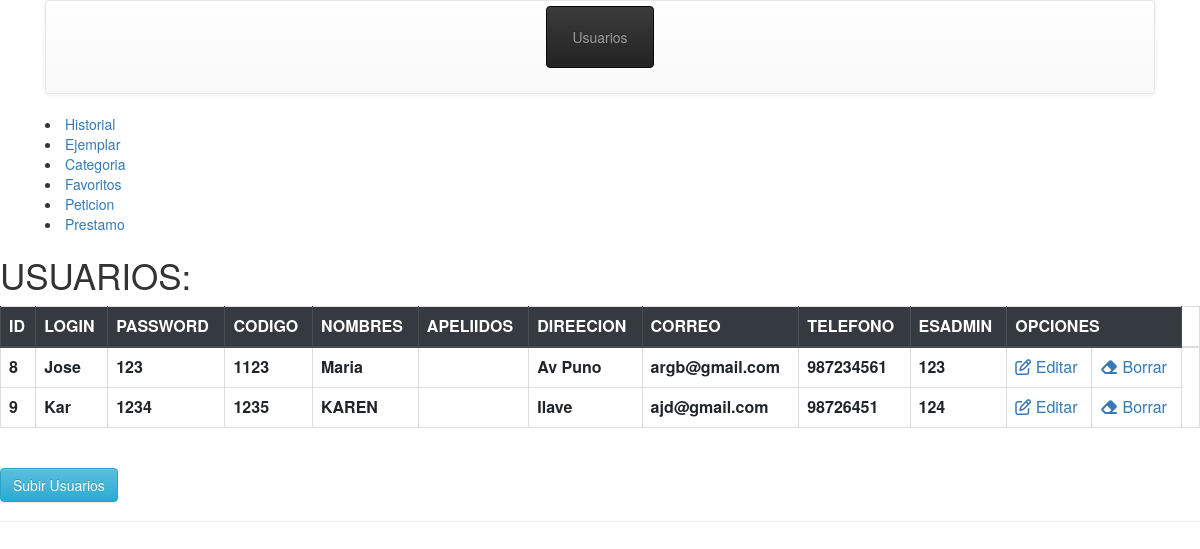
Page /index.php/usuarios on the committed database.
### tables this page shows
CREATE TABLE IF NOT EXISTS `usuario` (
  `usua_id` int(11) NOT NULL AUTO_INCREMENT,
  `usua_login` varchar(45) DEFAULT NULL,
  `usua_password` varchar(45) DEFAULT NULL,
  `usua_codigo` int(11) DEFAULT NULL,
  `usua_nombres` varchar(45) DEFAULT NULL,
  `usua_apellidos` varchar(45) DEFAULT NULL,
  `usua_direccion` varchar(150) DEFAULT NULL,
  `usua_email` varchar(70) DEFAULT NULL,
  `usua_telefono` varchar(20) DEFAULT NULL,
  `usua_esadmin` tinyint(1) DEFAULT NULL,
  PRIMARY KEY (`usua_id`)
);

### index.php (called while the page is built, shortened)
<?php
require_once BASEPATH.'core/CodeIgniter.php';

### application/models/model_personas.php (called while the page is built, shortened)
<?php
class Model_personas extends CI_Model {
        public function consultar()
        {
                $query = $this->db->get('usuario', 10);
                return $query->result();
        }
}
?>

### application/views/usuarios/lista.php (the view)
<?php
    include("menu.php");
?>
<div>
<h1 class="display-4" class="h1"  class="text-secondary">USUARIOS:</h1><div>
<div>
<table class="table table-bordered">
	<thead class="thead-dark">
		<tr>
			<th scope="row">ID</th>
			<th >LOGIN</th>
			<th >PASSWORD</th>
			<th >CODIGO</th>
			<th >NOMBRES</th>
			<th >APELIIDOS</th>
			<th >DIREECION</th>
			<th >CORREO</th>
			<th >TELEFONO</th>
			<th >ESADMIN</th>
			<th  colspan='2'>OPCIONES<td></td></th>
		</tr>
	</thead>
	<tbody>
		<?php foreach($registros as $reg): ?>
		<tr>
			<th scope="row"><?php echo $reg->usua_id; ?></th>
			<th scope="row"><?php echo $reg->usua_login; ?></th>
			<th scope="row"><?php echo $reg->usua_password; ?></th>
			<th scope="row"><?php echo $reg->usua_codigo;?></th>
			<th scope="row"><?php echo $reg->usua_nombres; ?></th>
			<th scope="row"><?php echo $reg->usua_apellidos; ?></th>
			<th scope="row"><?php echo $reg->usua_direccion; ?></th>
			<th scope="row"><?php echo $reg->usua_email; ?></th>
			<th scope="row"><?php echo $reg->usua_telefono; ?></th>
			<th scope="row"><?php echo $reg->usua_esadmin; ?></th>
			<td scope="row">  <a href="eliminar<?php echo $reg->usua_id ?>"><i class="far fa-edit"></i> Editar</a></td>
			<td scope="row"> <a href="eliminar<?php echo $reg->usua_id ?>"><i class="fas fa-eraser"></i> Borrar</a></td>
		</tr>
		<?php endforeach ?>
	</tbody>
</table></div>
<div class="page-header">
<p>
	<a href="usuarios/formulario">	<button type="button" class="btn btn-info">Subir Usuarios</button></a>
  </div>

### application/controllers/usuarios.php (shortened to what this page needs)
<?php
class Usuarios extends CI_Controller {
	public function index()
	{
		$this->load->model('model_personas');
		$result = $this->model_personas->consultar();
		$datos = array('registros'=>$result);
		$this->load->view('header');
		$this->load->view('usuarios/lista',$datos);
		$this->load->view('footer');
	}
}
?>
<html>
</html>

### application/views/header.php (shortened to what this page needs)
<!DOCTYPE html>
<html lang="en">
<head>
	<link rel="stylesheet" href="<?php echo base_url(); ?>assets/bootstrap4/css/bootstrap.min.css">
</head>
<body>
	<div class="container">

### application/views/usuarios/menu.php (shortened to what this page needs)
<!DOCTYPE html>
<html lang="en">
<head>
<link rel="stylesheet" href="https://stackpath.bootstrapcdn.com/bootstrap/3.4.1/css/bootstrap.min.css">
<link rel="stylesheet" href="https://stackpath.bootstrapcdn.com/bootstrap/3.4.1/css/bootstrap-theme.min.css">
</head>
<body>
<div>
<nav class="navbar navbar-default" role="navigation">
<nav class="navbar navbar-inverse" role="navigation">
<ul class="nav navbar-nav navbar-left">
    <li><a href="usuarios.php">Usuarios</a></li></div>
    <li><a href="historial.php">Historial</a></li>
	<li><a href="ejemplar.php">Ejemplar</a></li>
    <li><a href="categoria.php">Categoria</a></li>
    <li><a href="favorito.php">Favoritos</a></li>
    <li><a href="peticion.php">Peticion</a></li>
    <li><a href="pestramo.php">Prestamo</a></li>
</div>
</body>
</html>

### application/views/footer.php
</div>
</body>
</html>

### rows in the picture
usuario: usua_id "8", usua_login "Jose", usua_password "123", usua_codigo "1123", usua_nombres "Maria", usua_direccion "Av Puno", usua_email "argb@gmail.com", usua_telefono "987234561", usua_esadmin "123"
usuario: usua_id "9", usua_login "Kar", usua_password "1234", usua_codigo "1235", usua_nombres "KAREN", usua_direccion "Ilave", usua_email "ajd@gmail.com", usua_telefono "98726451", usua_esadmin "124"
